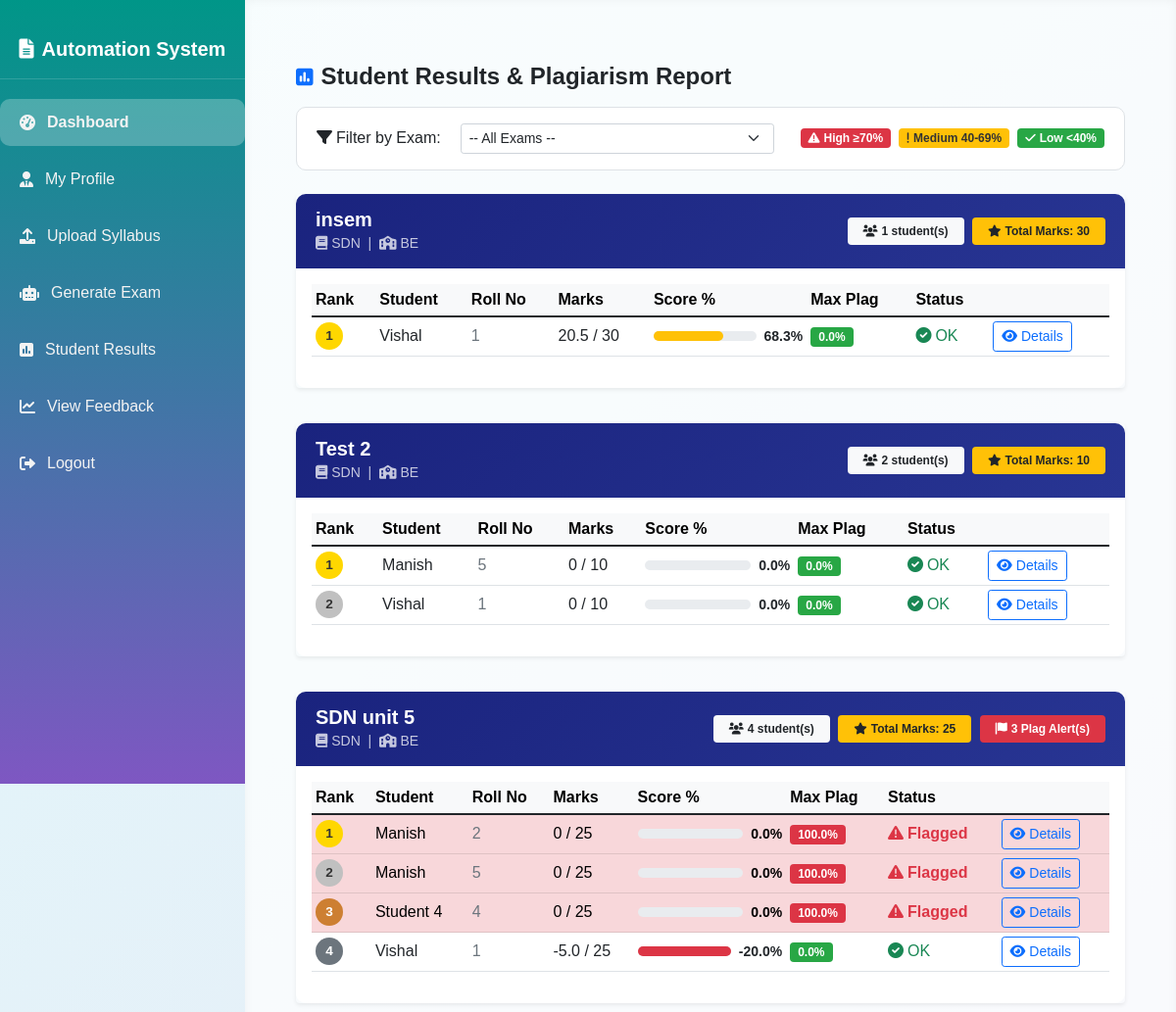
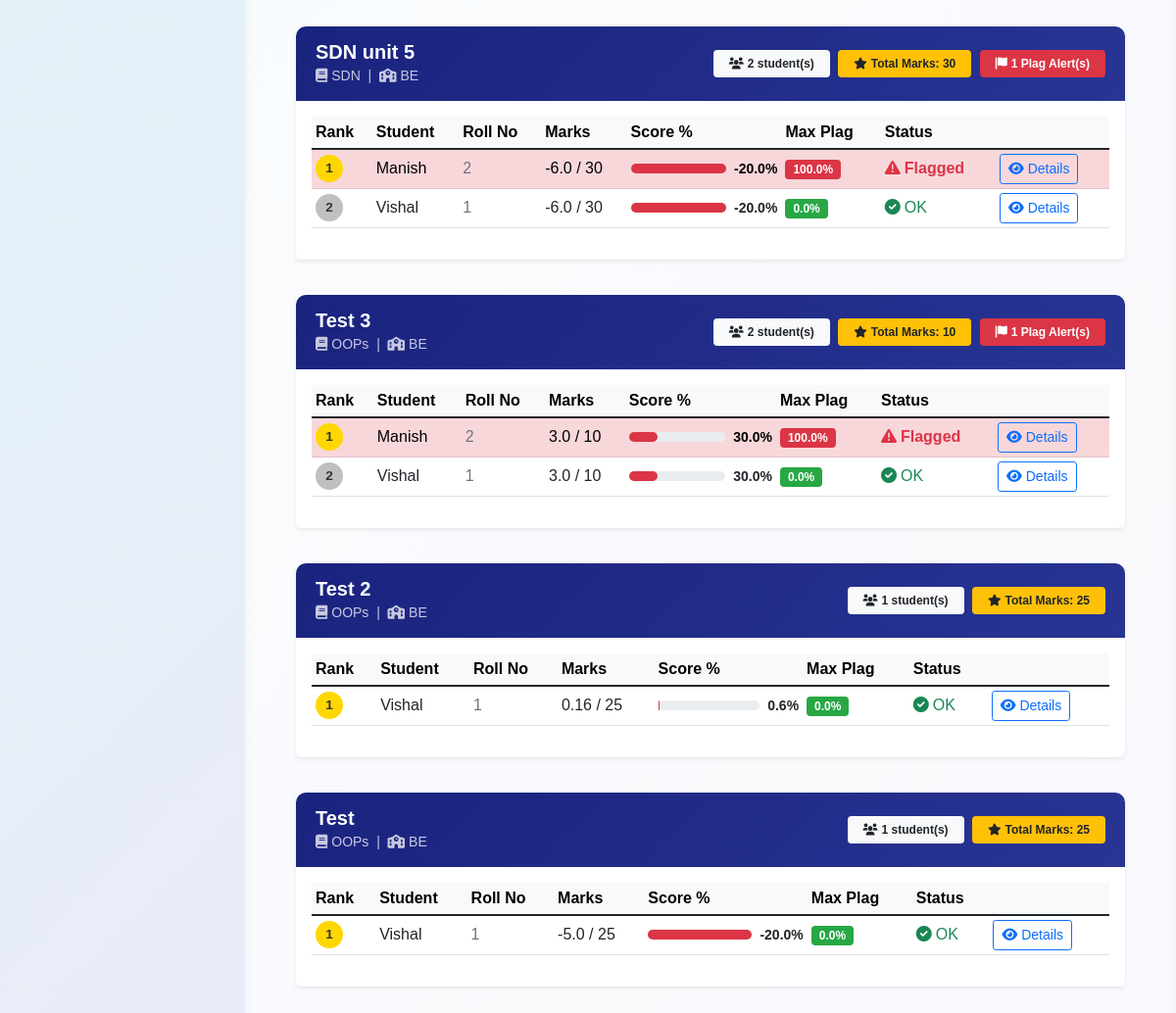
Page /teacher/student_results (signed in) on the committed database (2 pictures, top to bottom).
### tables this page shows
CREATE TABLE evaluation_results (
        id INTEGER PRIMARY KEY AUTOINCREMENT,
        student_answer_id INTEGER NOT NULL,
        model_answer_id INTEGER,
        content_score FLOAT,
        concept_score FLOAT,
        grammar_score FLOAT,
        total_score FLOAT,
        evaluated_by_ai BOOLEAN DEFAULT 1,
        evaluated_at TIMESTAMP DEFAULT CURRENT_TIMESTAMP,
        FOREIGN KEY (student_answer_id) REFERENCES student_answers (id),
        FOREIGN KEY (model_answer_id) REFERENCES model_answers (id)
    );

CREATE TABLE exams (
        id INTEGER PRIMARY KEY AUTOINCREMENT,
        exam_title TEXT NOT NULL,
        subject_id INTEGER NOT NULL,
        class_id INTEGER NOT NULL,
        syllabus_id INTEGER,
        created_by INTEGER NOT NULL,
        difficulty_level TEXT DEFAULT 'Medium' CHECK(difficulty_level IN ('Easy', 'Medium', 'Hard')),
        total_marks INTEGER DEFAULT 0,
        duration_minutes INTEGER DEFAULT 60,
        start_date DATETIME,
        end_date DATETIME,
        status TEXT DEFAULT 'Draft' CHECK(status IN ('Draft', 'In Review', 'Approved', 'Published', 'Completed', 'Archived')),
        ai_generated BOOLEAN DEFAULT 0,
        created_at TIMESTAMP DEFAULT CURRENT_TIMESTAMP,
        approved_at TIMESTAMP,
        FOREIGN KEY (subject_id) REFERENCES subjects (id),
        FOREIGN KEY (class_id) REFERENCES classes (id),
        FOREIGN KEY (syllabus_id) REFERENCES syllabus (id),
        FOREIGN KEY (created_by) REFERENCES users (id)
    );

CREATE TABLE subjects (
        id INTEGER PRIMARY KEY AUTOINCREMENT,
        subject_name TEXT NOT NULL,
        description TEXT
    );

CREATE TABLE classes (
        id INTEGER PRIMARY KEY AUTOINCREMENT,
        class_name TEXT UNIQUE NOT NULL,
        description TEXT
    );

CREATE TABLE users (
        id INTEGER PRIMARY KEY AUTOINCREMENT,
        full_name TEXT NOT NULL,
        email TEXT UNIQUE NOT NULL,
        password_hash TEXT NOT NULL,
        role TEXT CHECK(role IN ('Admin', 'Teacher', 'Student')) NOT NULL,
        status TEXT DEFAULT 'Active',
        created_at TIMESTAMP DEFAULT CURRENT_TIMESTAMP
    );

CREATE TABLE student_profile (
        id INTEGER PRIMARY KEY AUTOINCREMENT,
        user_id INTEGER NOT NULL,
        roll_no TEXT,
        class_id INTEGER,
        FOREIGN KEY (user_id) REFERENCES users (id) ON DELETE CASCADE,
        FOREIGN KEY (class_id) REFERENCES classes (id)
    );

### app.py (the view)
@app.route('/teacher/student_results')
@login_required
@teacher_required
def teacher_student_results():
    conn = get_db_connection()
    teacher_id = session['user_id']
    exams = conn.execute('''
        SELECT e.id, e.exam_title, e.status, e.total_marks,
               s.subject_name, c.class_name, e.created_at
        FROM exams e
        JOIN subjects s ON e.subject_id = s.id
        JOIN classes c ON e.class_id = c.id
        WHERE e.created_by = ?
        ORDER BY e.created_at DESC
    ''', (teacher_id,)).fetchall()
    selected_exam_id = request.args.get('exam_id', type=int)
    exam_filter_clause = ''
    exam_filter_params = [teacher_id]
    if selected_exam_id:
        exam_filter_clause = 'AND e.id = ?'
        exam_filter_params.append(selected_exam_id)
    rows = conn.execute(f'''
        SELECT
            sa.id as answer_id,
            sa.student_id,
            sa.exam_id,
            sa.question_id,
            sa.answer_text,
            sa.status,
            sa.uploaded_at,
            er.total_score,
            er.content_score,
            er.evaluated_at,
            u.full_name as student_name,
            sp.roll_no,
            e.exam_title,
            e.total_marks,
            s.subject_name,
            c.class_name,
            ma.question_text,
            ma.marks as question_marks,
            ma.model_answer_text
        FROM student_answers sa
        JOIN evaluation_results er ON sa.id = er.student_answer_id
        JOIN student_profile sp ON sa.student_id = sp.id
        JOIN users u ON sp.user_id = u.id
        JOIN exams e ON sa.exam_id = e.id
        JOIN subjects s ON e.subject_id = s.id
        JOIN classes c ON e.class_id = c.id
        LEFT JOIN model_answers ma ON sa.exam_id = ma.exam_id AND sa.question_id = ma.question_id
        WHERE e.created_by = ? {exam_filter_clause}
        ORDER BY e.id, u.full_name, sa.question_id
    ''', exam_filter_params).fetchall()
    conn.close()
    from collections import defaultdict
    groups = defaultdict(list)
    for r in rows:
        key = (r['exam_id'], r['question_id'])
        if r['answer_text']:
            groups[key].append({
                'answer_id': r['answer_id'],
                'student_id': r['student_id'],
                'student_name': r['student_name'],
                'answer_text': r['answer_text'],
                'uploaded_at': r['uploaded_at'] or ''
            })
    for key in groups:
        groups[key].sort(key=lambda x: x['uploaded_at'])
    plag_scores = {}
    for key, submissions in groups.items():
        for i, a in enumerate(submissions):
            earlier = submissions[:i]   # only previously submitted answers
            best_score = 0.0
            best_match = None
            for b in earlier:
                sim = compute_similarity(a['answer_text'], b['answer_text'])
                if sim > best_score:
                    best_score = sim
                    best_match = b['student_name']
            plag_scores[a['answer_id']] = {
                'score': best_score,
                'matched_student': best_match,
                'flag': best_score >= 70
            }
    student_exam_map = defaultdict(lambda: defaultdict(list))
    for r in rows:
        plag = plag_scores.get(r['answer_id'], {'score': 0, 'matched_student': None, 'flag': False})
        student_exam_map[(r['exam_id'], r['exam_title'], r['subject_name'], r['class_name'], r['total_marks'])]\
            [( r['student_id'], r['student_name'], r['roll_no'])].append({
                'answer_id': r['answer_id'],
                'question_id': r['question_id'],
                'question_text': r['question_text'],
                'answer_text': r['answer_text'],
                'model_answer': r['model_answer_text'],
                'content_score': r['content_score'],
                'total_score': r['total_score'],
                'question_marks': r['question_marks'],
                'evaluated_at': r['evaluated_at'],
                'plag_score': plag['score'],
                'plag_match': plag['matched_student'],
                'plag_flag': plag['flag']
        })
    result_data = []
    for (exam_id, exam_title, subject_name, class_name, total_marks), students in student_exam_map.items():
        student_list = []
        for (student_id, student_name, roll_no), answers in students.items():
            earned = sum(a['total_score'] or 0 for a in answers)
            max_possible = sum(a['question_marks'] or 0 for a in answers)
            pct = round((earned / max_possible * 100), 1) if max_possible else 0
            max_plag = max((a['plag_score'] for a in answers), default=0)
            student_list.append({
                'student_id': student_id,
                'student_name': student_name,
                'roll_no': roll_no,
                'answers': answers,
                'earned_marks': round(earned, 2),
                'max_marks': max_possible,
                'percentage': pct,
                'max_plag_score': max_plag,
                'any_plag_flag': any(a['plag_flag'] for a in answers)
            })
        student_list.sort(key=lambda x: x['percentage'], reverse=True)
        result_data.append({
            'exam_id': exam_id,
            'exam_title': exam_title,
            'subject_name': subject_name,
            'class_name': class_name,
            'total_marks': total_marks,
            'students': student_list
        })
    result_data.sort(key=lambda x: x['exam_id'], reverse=True)
    return render_template('teacher/student_results.html',
                           result_data=result_data,
                           exams=exams,
                           selected_exam_id=selected_exam_id)

### app.py (called while the page is built)
def get_db_connection():
    conn = sqlite3.connect(DB_PATH, timeout=30)
    conn.row_factory = sqlite3.Row
    conn.execute('PRAGMA foreign_keys = ON;')
    conn.execute('PRAGMA journal_mode=WAL;')
    return conn

def login_required(f):
    @wraps(f)
    def decorated_function(*args, **kwargs):
        if 'user_id' not in session:
            flash('Please login to access this page.', 'warning')
            return redirect(url_for('login'))
        return f(*args, **kwargs)
    return decorated_function

def teacher_required(f):
    @wraps(f)
    def decorated_function(*args, **kwargs):
        if 'user_id' not in session or session.get('role') != 'Teacher':
            flash('Teacher access required.', 'danger')
            return redirect(url_for('dashboard'))
        return f(*args, **kwargs)
    return decorated_function

### templates/teacher/student_results.html (shortened to what this page needs)
{% extends "base.html" %}
{% block content %}
<div class="container-fluid py-4">
  <div class="d-flex align-items-center mb-3">
    <i class="fas fa-poll fa-lg me-2 text-primary"></i>
    <h4 class="mb-0 fw-bold">Student Results &amp; Plagiarism Report</h4>
  </div>
  <div class="filter-bar d-flex align-items-center gap-3 flex-wrap">
    <label class="fw-semibold me-1 mb-0"><i class="fas fa-filter me-1"></i>Filter by Exam:</label>
    <select id="examFilter" class="form-select form-select-sm" style="max-width:320px;"
            onchange="location.href='{{ url_for('teacher_student_results') }}?exam_id='+this.value">
      <option value="">-- All Exams --</option>
    </select>
    <div class="ms-auto d-flex gap-2 align-items-center">
      <span class="badge plag-badge-high px-2 py-1"><i class="fas fa-exclamation-triangle me-1"></i>High ≥70%</span>
      <span class="badge plag-badge-medium px-2 py-1"><i class="fas fa-exclamation me-1"></i>Medium 40-69%</span>
      <span class="badge plag-badge-low px-2 py-1"><i class="fas fa-check me-1"></i>Low &lt;40%</span>
    </div>
  </div>
  {% for exam in result_data %}
  <div class="exam-section shadow-sm rounded">
    <div class="exam-title-bar d-flex justify-content-between align-items-center flex-wrap gap-2">
      <div>
        <h5 class="mb-0 fw-bold">{{ exam.exam_title }}</h5>
        <small class="opacity-75">
          <i class="fas fa-book me-1"></i>{{ exam.subject_name }}
          &nbsp;|&nbsp;
          <i class="fas fa-school me-1"></i>{{ exam.class_name }}
        </small>
      </div>
      <div class="text-end">
        <span class="badge bg-light text-dark px-3 py-2">
          <i class="fas fa-users me-1"></i>{{ exam.students|length }} student(s)
        </span>
        <span class="badge bg-warning text-dark px-3 py-2 ms-1">
          <i class="fas fa-star me-1"></i>Total Marks: {{ exam.total_marks or '—' }}
        </span>
        {% set flagged = exam.students | selectattr('any_plag_flag') | list | length %}
        {% if flagged %}
          <span class="badge bg-danger px-3 py-2 ms-1">
            <i class="fas fa-flag me-1"></i>{{ flagged }} Plag Alert(s)
          </span>
        {% endif %}
      </div>
    </div>
    <div class="p-3" style="background:#fff; border-radius:0 0 10px 10px;">
      <div class="table-responsive mb-3">
        <table class="table table-sm table-hover align-middle mb-0">
          <thead class="table-light">
            <tr>
              <th>Rank</th>
              <th>Student</th>
              <th>Roll No</th>
              <th>Marks</th>
              <th>Score %</th>
              <th>Max Plag</th>
              <th>Status</th>
              <th></th>
            </tr>
          </thead>
          <tbody>
            {% for st in exam.students %}
            {% set rank_loop = loop.index %}
            <tr class="{% if st.any_plag_flag %}table-danger{% endif %}">
              <td>
                <span class="rank-badge {% if rank_loop==1 %}rank-1{% elif rank_loop==2 %}rank-2{% elif rank_loop==3 %}rank-3{% else %}rank-n{% endif %}">
                  {{ rank_loop }}
                </span>
              </td>
              <td class="fw-semibold">{{ st.student_name }}</td>
              <td><span class="text-muted">{{ st.roll_no or '—' }}</span></td>
              <td>{{ st.earned_marks }} / {{ st.max_marks }}</td>
              <td>
                <div class="d-flex align-items-center gap-2">
                  <div class="score-bar-wrap flex-grow-1" style="min-width:60px;">
                    <div class="score-bar {% if st.percentage >= 75 %}bg-success{% elif st.percentage >= 50 %}bg-warning{% else %}bg-danger{% endif %}"
                         style="width:{{ [st.percentage, 100]|min }}%"></div>
                  </div>
                  <span class="small fw-bold">{{ st.percentage }}%</span>
                </div>
              </td>
              <td>
                {% set ps = st.max_plag_score %}
                <span class="badge {% if ps >= 70 %}plag-badge-high{% elif ps >= 40 %}plag-badge-medium{% else %}plag-badge-low{% endif %} px-2 py-1">
                  {{ ps }}%
                </span>
              </td>
              <td>
                {% if st.any_plag_flag %}
                  <span class="text-danger fw-bold"><i class="fas fa-exclamation-triangle me-1"></i>Flagged</span>
                {% else %}
                  <span class="text-success"><i class="fas fa-check-circle me-1"></i>OK</span>
                {% endif %}
              </td>
              <td>
                <button class="btn btn-sm btn-outline-primary"
                        onclick="toggleStudent('st_{{ exam.exam_id }}_{{ st.student_id }}')">
                  <i class="fas fa-eye me-1"></i>Details
                </button>
              </td>
            </tr>
            {% endfor %}
          </tbody>
        </table>
      </div>
    </div>
  </div>
  {% endfor %}
</div>
{% endblock %}

### templates/base.html (style rules this page uses)
body { font-family: 'Poppins', sans-serif; background: linear-gradient(135deg, #e0f7fa 0%, #ede7f6 100%); min-height: 100vh; margin: 0; display: flex; }

### templates/teacher/student_results.html (style rules this page uses)
.plag-badge-high { background:#dc3545; color:#fff; }
.plag-badge-medium { background:#ffc107; color:#333; }
.plag-badge-low { background:#28a745; color:#fff; }
.score-bar-wrap { background:#e9ecef; border-radius:20px; height:10px; }
.score-bar { height:10px; border-radius:20px; transition:width .4s; }
.exam-section { margin-bottom:36px; }
.exam-title-bar { background:linear-gradient(135deg,#1a237e,#283593); color:#fff; padding:14px 20px; border-radius:10px 10px 0 0; }
.filter-bar { background:#fff; border:1px solid #dee2e6; border-radius:10px; padding:16px 20px; margin-bottom:24px; }
.rank-badge { width:28px; height:28px; border-radius:50%; display:inline-flex; align-items:center; justify-content:center; font-weight:700; font-size:.85em; }
.rank-1 { background:#ffd700; color:#333; }
.rank-2 { background:#c0c0c0; color:#333; }
.rank-3 { background:#cd7f32; color:#fff; }
.rank-n { background:#6c757d; color:#fff; }

### rows in the picture
evaluation_results: exam_title "insem", subject_name "SDN", class_name "BE", students|length "1", total_marks "30", evaluated_by_ai "1", student_name "Vishal", roll_no "1", earned_marks "20.5", max_marks "30", percentage "68.3", ps "0.0", shows "OK"
evaluation_results: exam_title "Test 2", subject_name "SDN", class_name "BE", students|length "2", total_marks "10", evaluated_by_ai "1", student_name "Manish", roll_no "5", earned_marks "0", max_marks "10", percentage "0.0", ps "0.0", shows "OK"
evaluation_results: rank_loop "2", student_name "Vishal", roll_no "1", earned_marks "0", max_marks "10", percentage "0.0", ps "0.0", shows "OK"
evaluation_results: exam_title "SDN unit 5", subject_name "SDN", class_name "BE", students|length "4", total_marks "25", flagged "3", evaluated_by_ai "1", student_name "Manish", roll_no "2", earned_marks "0", max_marks "25", percentage "0.0", ps "100.0", shows "Flagged"
evaluation_results: rank_loop "2", student_name "Manish", roll_no "5", earned_marks "0", max_marks "25", percentage "0.0", ps "100.0", shows "Flagged"
evaluation_results: rank_loop "3", student_name "Student 4", roll_no "4", earned_marks "0", max_marks "25", percentage "0.0", ps "100.0", shows "Flagged"
evaluation_results: rank_loop "4", student_name "Vishal", roll_no "1", earned_marks "-5.0", max_marks "25", percentage "-20.0", ps "0.0", shows "OK"
evaluation_results: exam_title "SDN unit 5", subject_name "SDN", class_name "BE", students|length "2", total_marks "30", evaluated_by_ai "1", student_name "Manish", roll_no "2", earned_marks "-6.0", max_marks "30", percentage "-20.0", ps "100.0", shows "Flagged"
evaluation_results: rank_loop "2", student_name "Vishal", roll_no "1", earned_marks "-6.0", max_marks "30", percentage "-20.0", ps "0.0", shows "OK"
evaluation_results: exam_title "Test 3", subject_name "OOPs", class_name "BE", students|length "2", total_marks "10", evaluated_by_ai "1", student_name "Manish", roll_no "2", earned_marks "3.0", max_marks "10", percentage "30.0", ps "100.0", shows "Flagged"
evaluation_results: rank_loop "2", student_name "Vishal", roll_no "1", earned_marks "3.0", max_marks "10", percentage "30.0", ps "0.0", shows "OK"
evaluation_results: {{ [st.percentage, 100]|min }} -20.0 (drawn)
